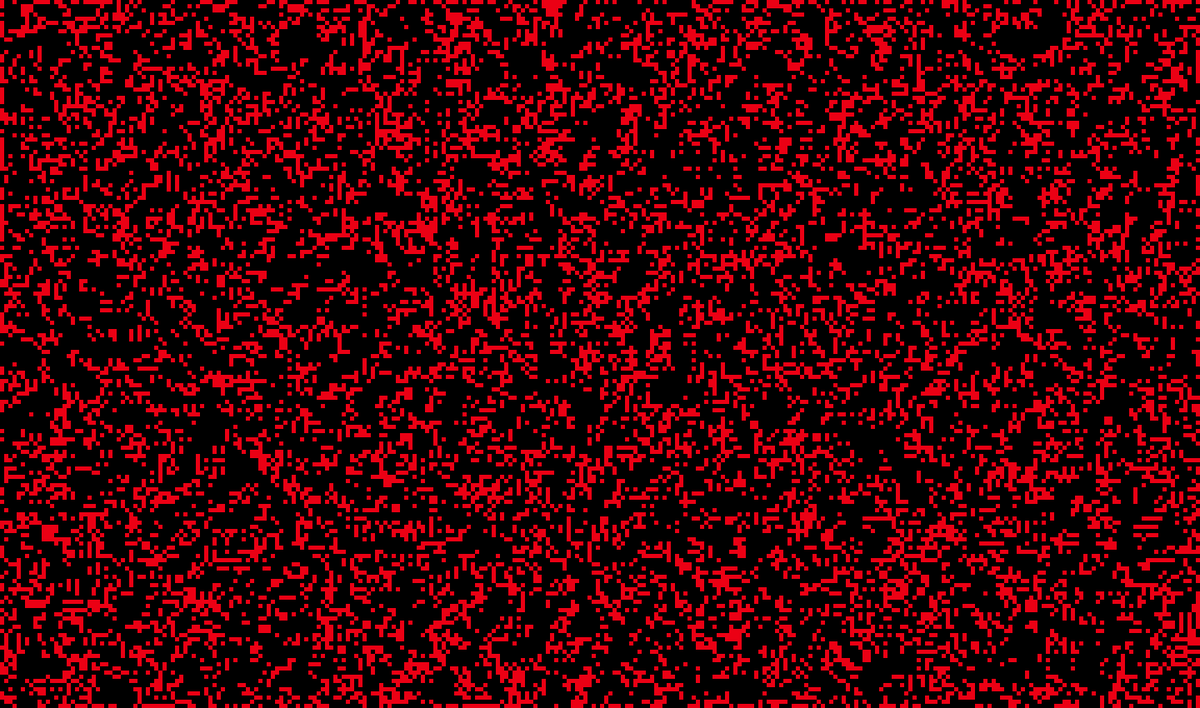
Frame 1 (no input)
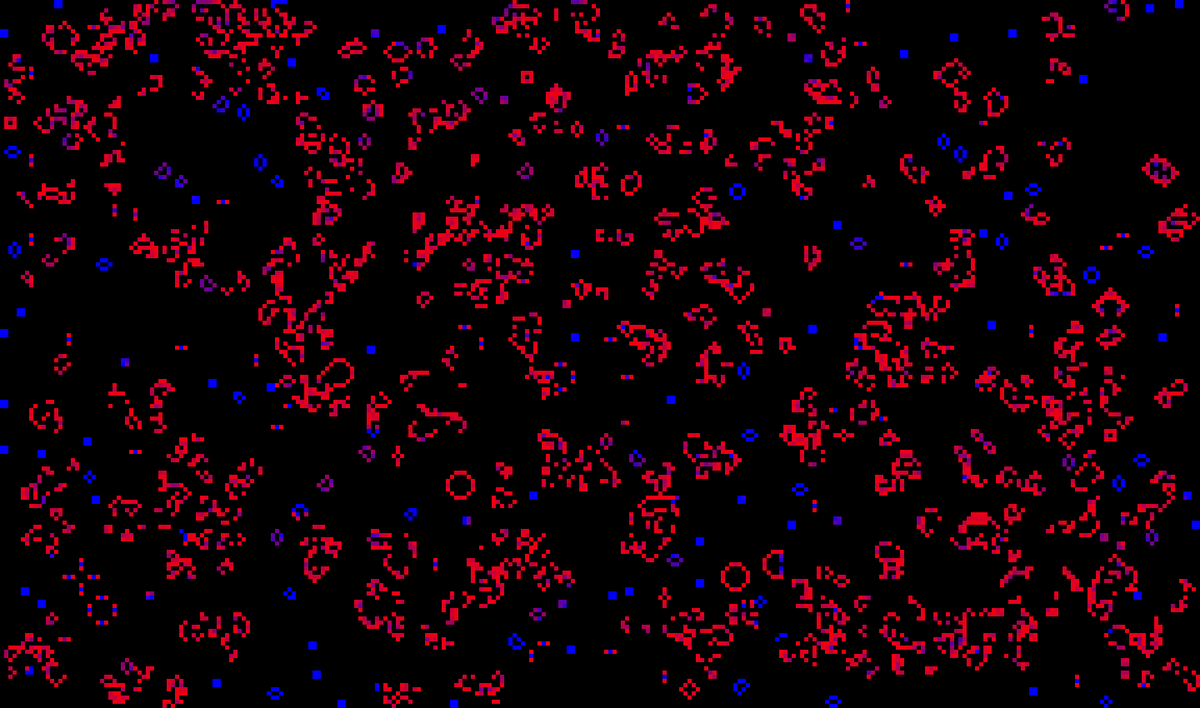
Frame 60 (the mouse pressed at the canvas centre just before this capture)
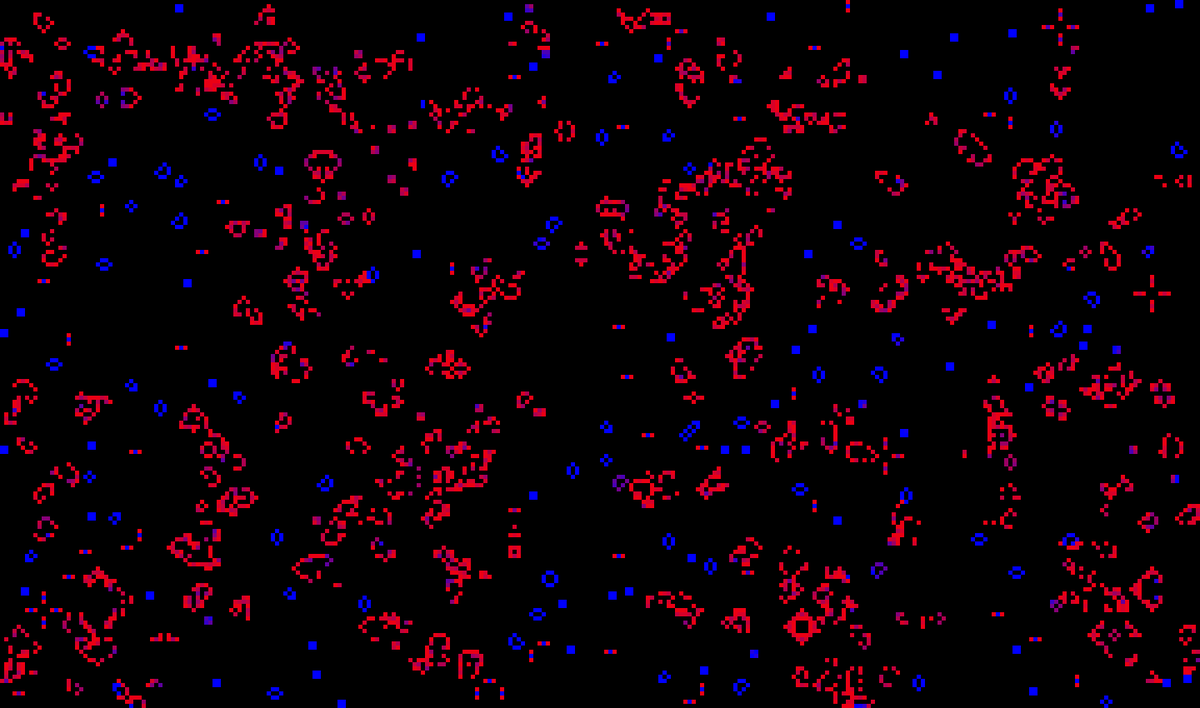
Frame 120 (the mouse held since frame 60 and released just before this capture)

The Processing sketch that drew these frames (run headless with seeded random() and noise(); from frame 60 on, the mouse is pressed at the canvas centre):

// Processing sketch: GameOfLifeStarter
// ── GameOfLifeStarter.pde
final int SPACING = 5; // each cell's width/height //<>// //<>//
final float DENSITY = 0.5; // how likely each cell is to be alive at the start
Tile[][] currentGrid; // 2D array of Tiles
ArrayList<Tile[][]> grids = new ArrayList<Tile[][]>();
int index = 0;
boolean playing = true;

void setup() {
  size(1440, 850); // adjust accordingly, make sure it's a multiple of SPACING
  noStroke(); // don't draw the edges of each cell
  frameRate(10); // controls speed of regeneration
  currentGrid = new Tile[height / SPACING][width / SPACING];
  setupGrid(); // populate the grid

}

void draw() {
  if (playing) {
    if (index < grids.size() - 1) {
      index++;
    } else {
      currentGrid = calcNextGrid(grids.get(index));
    }
    showGrid(grids.get(index));
  }
  
}

Tile[][] calcNextGrid(Tile[][] grid) {
  Tile[][] nextGrid = new Tile[grid.length][grid[0].length];
  for(int row = 0; row < grid.length; row++) {
    for(int col = 0; col < grid[row].length; col++) {
      if (grid[row][col].getValue() == 1) {
        switch (countNeighbors(row, col, grid)){
          case 2 :
            nextGrid[row][col] = grid[row][col];
            break;
          case 3 :
            nextGrid[row][col] = grid[row][col];
            break;
          default :
            nextGrid[row][col] = new Tile(0, SPACING * col, SPACING * row, SPACING);
            break;
        }
      } else if (countNeighbors(row, col, grid) == 3) {
        nextGrid[row][col] = new Tile(1, SPACING * col, SPACING * row, SPACING);
      } else {
        nextGrid[row][col] = new Tile(0, SPACING * col, SPACING * row, SPACING);
      }
    }
  }
    grids.add(nextGrid);
    index++;
   return nextGrid;
   
   
}

int countNeighbors(int y, int x, Tile[][] grid) {
  int n = 0; // don't count yourself!
  for (int row = y - 1; row <= y + 1; row++) {
    for (int col = x - 1; col <= x + 1; col++) {
      if (row < 0) {
        row++;
      } else if (row >= grid.length) {
        return n; // there will be no more neighbors to be counted so n can be returned
      }
      if (col < 0) {
        col++;
      } else if (col >= grid[row].length) {
        break;
      }
      if (row != y || col != x) {
        n += grid[row][col].getValue() == 1? 1 : 0;
      }
    }
    
  }
  return n;
}

void setupGrid() {
  for (int row = 0; row < currentGrid.length; row++) {
    for(int col = 0; col < currentGrid[row].length; col++) {
      // chance based on Density to be alive at start
      if(Math.random() < DENSITY) {
        currentGrid[row][col] = new Tile(1, SPACING * col, SPACING * row, SPACING);
      } else {
        currentGrid[row][col] = new Tile(0, SPACING * col, SPACING * row, SPACING);
      }
    }
  }
  grids.add(currentGrid);
}

void showGrid(Tile[][] grid) {
  for (Tile[] row : grid) {
    for (Tile tile : row) {
      if (index == grids.size() - 1) {
        tile.update();
      } else {
        tile.show();
      }
      
    }
  }
}

void keyPressed() {
  if (key == ' ') {
    playing = !playing; // pause game
  } else if (keyCode == RIGHT) {
    //step through one round at a time
    if (index < grids.size() - 1) {
      index++;
    } else {
      currentGrid = calcNextGrid(grids.get(index));
    }
    showGrid(grids.get(index));
  } else if (keyCode == LEFT) {
    index--;
    showGrid(grids.get(index));
  }
  
}
      

// ── Tile.pde
public class Tile{
  private int val;
  private float rValue = 255;
  private float bValue = 0;
  private float colorConst = 20;
  private float xPos;
  private float yPos;
  private float size;
  
  public Tile(int val, float xPos, float yPos, float size) {
    this.val = val;
    this.xPos = xPos;
    this.yPos = yPos;'
    this.size = size;
  }
  
  public void update() {
    rValue -= colorConst;
    bValue += colorConst;
    show();
  }
  
  private void show() {
    if (val == 1) {
      fill(rValue, 0, bValue);
    } else {
      fill(0,0,0);
    }
    square(xPos, yPos, size);
  }
  
  public void setVal(int val) {
    this.val = val;
  }
  
  
  public int getValue() {
    return val;
  }
  
}
